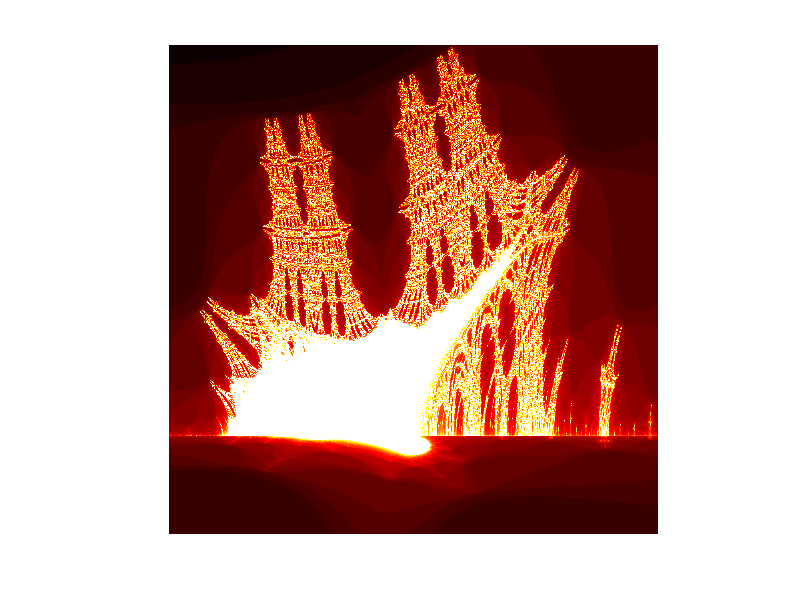

Here is the MATLAB script that generated this plot:
p = 500;
x0 = -1.75;
y0 = -0.03;
r = 0.05;
k = 50;
x = linspace(x0-r, x0+r, p);
y = linspace(y0-r, y0+r, p);
[X, Y] = meshgrid(x, y);
Z = X + 1i*Y;
m = k*ones(size(Z));
z = Z;
for n = 0:k
    z = (abs(real(z)) + 1i*abs(imag(z))).^2+Z;
    h = abs(z)>2;
    z(h) = NaN;
    m(h) = n;
end
imagesc(m)
colormap(hot(k))
axis equal
axis off
